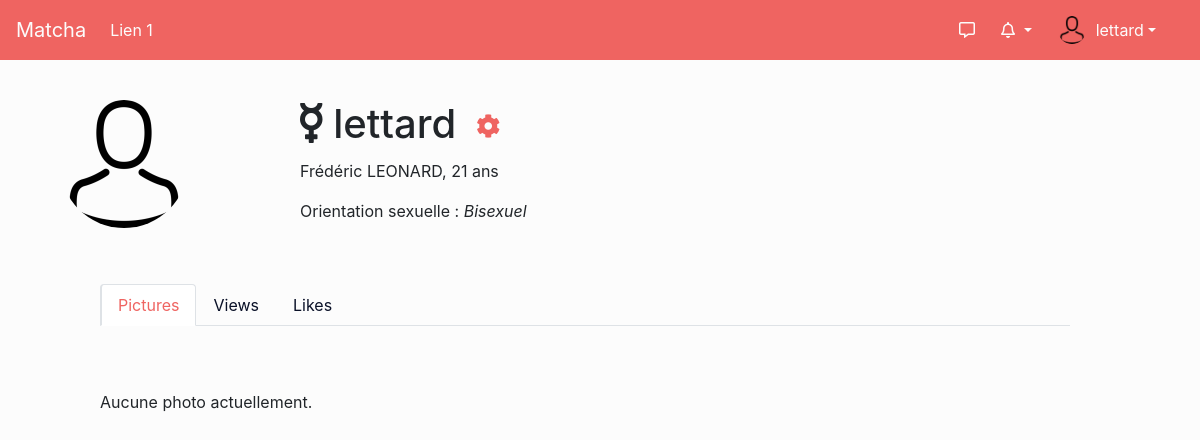
The app's page /index.php/Profile/lettard (signed in) with its own data.
### tables this page shows
CREATE TABLE `users` (
  `user_id` int(11) NOT NULL,
  `firstname` varchar(255) NOT NULL,
  `lastname` varchar(255) NOT NULL,
  `user_birthdate` date DEFAULT NULL,
  `user_gender_id` int(11) NOT NULL DEFAULT '3',
  `user_orientation_id` int(11) NOT NULL DEFAULT '4',
  `login` varchar(255) NOT NULL,
  `email` varchar(255) NOT NULL,
  `biography` varchar(255) DEFAULT NULL,
  `path_profile_picture` varchar(255) DEFAULT NULL,
  `last_connexion` timestamp NOT NULL DEFAULT CURRENT_TIMESTAMP,
  `password` varchar(255) DEFAULT NULL,
  `admin` tinyint(1) NOT NULL DEFAULT '0',
  `notif` tinyint(1) NOT NULL DEFAULT '1',
  `enabled` tinyint(1) NOT NULL DEFAULT '0',
  `token` varchar(255) DEFAULT NULL,
  `token_expiration` timestamp NULL DEFAULT NULL
);

CREATE TABLE `orientations` (
  `orientation_id` int(11) NOT NULL,
  `orientation_name` varchar(255) NOT NULL
);

### config/controller.php (called while the page is built, shortened)
<?php
class Controller
{
	private $_vars = array();
    function set($data)
    {
        $this->_vars = array_merge($this->_vars, $data);
    }
    function render($filename)
    {
        extract($this->_vars);
        require(ROOT . 'views/' . $filename . '.php');
    }
    function loadView($filename, $data = NULL)
    {
        $this->render($filename);
    }
    function loadModel($name)
    {
        $this->$name = new $name();
	}
}

### config/model.php (called while the page is built, shortened)
<?php
require_once ('Database.php');
Class Model{
    public function __construct()
    {
        $database = new Database();
        $this->db = $database->openConnection();
    }
}
?>

### config/database.php (called while the page is built, shortened)
<?php
class Database
{
    private $_serverdb = 'mysql:host=172.20.0.2;dbname=matcha';
    private $_server = 'mysql:host=172.20.0.2';
    private $_user = 'root';
    private $_password = 'root';
    private $options = array(
        PDO::ATTR_ERRMODE => PDO::ERRMODE_EXCEPTION,
        PDO::ATTR_DEFAULT_FETCH_MODE => PDO::FETCH_ASSOC,
        PDO::MYSQL_ATTR_INIT_COMMAND => 'SET NAMES utf8'
    );
    public function openConnection()
    {
        try {
            $this->connexion = new PDO($this->_server, $this->_user, $this->_password, $this->options);
            $req = $this->connexion->prepare("CREATE DATABASE IF NOT EXISTS `matcha`;");
            $req->execute();
        } catch (PDOException $e) {
            echo "There is some problem in connection: " . $e->getMessage();
        }
        try {
            $this->conn = new PDO($this->_serverdb, $this->_user, $this->_password, $this->options);
            return $this->conn;
        } catch (PDOException $e) {
            echo "There is some problem in connection: " . $e->getMessage();
        }
    }
}

### models/Profile_model.php (called while the page is built, shortened)
<?php
Class Profile_model extends Model
{
    public function get_current($login)
    {
        $req = $this->db->prepare("SELECT * from `users` INNER JOIN `orientations` on users.user_orientation_id = orientations.orientation_id WHERE `login` = '$login'");
        $req->execute();
        return ($req->fetch());
    }
}
?>

### views/Profile/index_view.php (the view, shortened to what this page needs)
<div class="row info_profile">
    <div class="col-md-3">
        <figure class="img_user">
        <?php if (!empty($user['path_profile_picture'])){?>
            <div class="picture_profile" style='background-image: url("/<?php echo $user['path_profile_picture']?>"); background-size: cover; background-position: 50% 50%; border-radius: 100%; height: 128px; width: 128px;'>
        <?php }else{ ?>
          <div class="picture_profile" style='background-image: url("/assets/img/avatar.png"); background-size: cover; background-position: 50% 50%; border-radius: 100%; height: 128px; width: 128px;'>
        <?php } ?>
        </div>
        </figure>
    </div>
    <div class="col-md-6">
        <h1 class="user_login"><?php if($user['user_gender_id'] == 1) echo '<i class="fas fa-mars"></i> '; else if($user['user_gender_id'] == 2) echo '<i class="fas fa-venus"></i> '; else if($user['user_gender_id'] == 3) echo '<i class="fas fa-mercury"></i> '; echo $user['login']?><?php if ($user['login'] == $_SESSION['user']['login']) echo '<a href="/index.php/Account" class="settings_user"><i class="fas fa-cog"></i></a>';?></h1>
        <p>
          <?php echo $user['firstname'].' '.$user['lastname'].', ';
          $birthDate = $user['user_birthdate'];
          $birthDate = explode("-", $birthDate);
          $age = (date("md", date("U", mktime(0, 0, 0, $birthDate[1], $birthDate[2], $birthDate[0]))) > date("md")
            ? ((date("Y") - $birthDate[0]) - 1)
            : (date("Y") - $birthDate[0]));
          echo $age.' ans';
        ?></p>
        <p>Orientation sexuelle : <i><?php echo $user['orientation_name'] ?></i></p>
    </div>
</div>
<div class="row">
  <div class="col-md-10 offset-md-1 content_profile">
    <nav>
      <div class="nav nav-tabs" id="nav-tab" role="tablist">
        <a class="nav-item nav-link active" id="nav-home-tab" data-toggle="tab" href="#nav-home" role="tab" aria-controls="nav-home" aria-selected="true">Pictures</a>
        <?php if ($user['login'] ==  $_SESSION['user']['login']) { ?>
        <a class="nav-item nav-link" id="nav-profile-tab" data-toggle="tab" href="#nav-profile" role="tab" aria-controls="nav-profile" aria-selected="false">Views</a>
        <a class="nav-item nav-link" id="nav-contact-tab" data-toggle="tab" href="#nav-contact" role="tab" aria-controls="nav-contact" aria-selected="false">Likes</a>
        <?php } ?>
      </div>
    </nav>
    <div class="tab-content" id="nav-tabContent">
      <div class="tab-pane fade show active" id="nav-home" role="tabpanel" aria-labelledby="nav-home-tab">
        <div id="carouselExampleIndicators" class="carousel slide" data-ride="carousel" data-interval="false">
          <?php if (count($pictures) > 0){?>
          <a class="carousel-control-prev" href="#carouselExampleIndicators" role="button" data-slide="prev">
            <span class="carousel-control-prev-icon" aria-hidden="true"></span>
            <span class="sr-only">Previous</span>
          </a>
          <a class="carousel-control-next" href="#carouselExampleIndicators" role="button" data-slide="next">
            <span class="carousel-control-next-icon" aria-hidden="true"></span>
            <span class="sr-only">Next</span>
          </a>
          <?php } else{ ?>
            <p>Aucune photo actuellement.</p>
          <?php } ?>
        </div>
      </div>
    </div>
  </div>
</div>

### assets/css/master.css (style rules this page uses)
body { background-color: #FCFCFC; position: relative; padding-bottom: 40px; }
a { text-decoration: none!important; }
.nav-link { cursor: pointer; color: #0A1128 !important; }
.nav-tabs .nav-item.show .nav-link, .nav-tabs .nav-link.active { color: #EF6461 !important; }
.nav-link.active { border-left: 2px solid #EF6461; }
.row { width: 100%; }

### assets/css/style.css (style rules this page uses)
.content_profile { margin-top: 5vh; }
.content_profile nav a { color: #EF6461; }
.nav-tabs .nav-item.show .nav-link, .nav-tabs .nav-link.active { color: #0A1128; }
.info_profile { margin-top: 5vh; }
.picture_profile { margin-left: 5vw; }
.user_login { vertical-align: middle; }
.settings_user { color: #EF6461; font-size: .6em; margin-left: 20px; line-height: 3rem; vertical-align: middle; }
.carousel { margin-top: 8vh; }

### records on screen
users: login "lettard", firstname "Frédéric", lastname "LEONARD", user_birthdate "21", orientations.orientation_name "Bisexuel"

### other values on screen
$_SESSION['user']['login'] "lettard"
